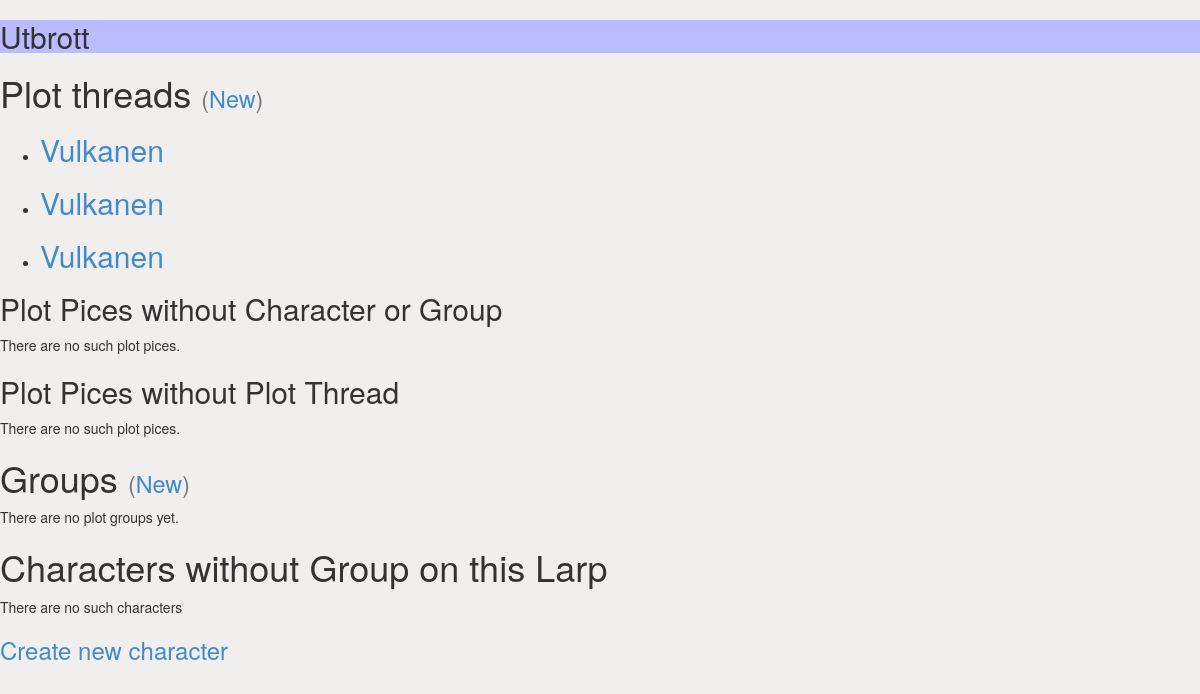
/GM/larp/3/plots/, run on an earlier commit of the app's database.
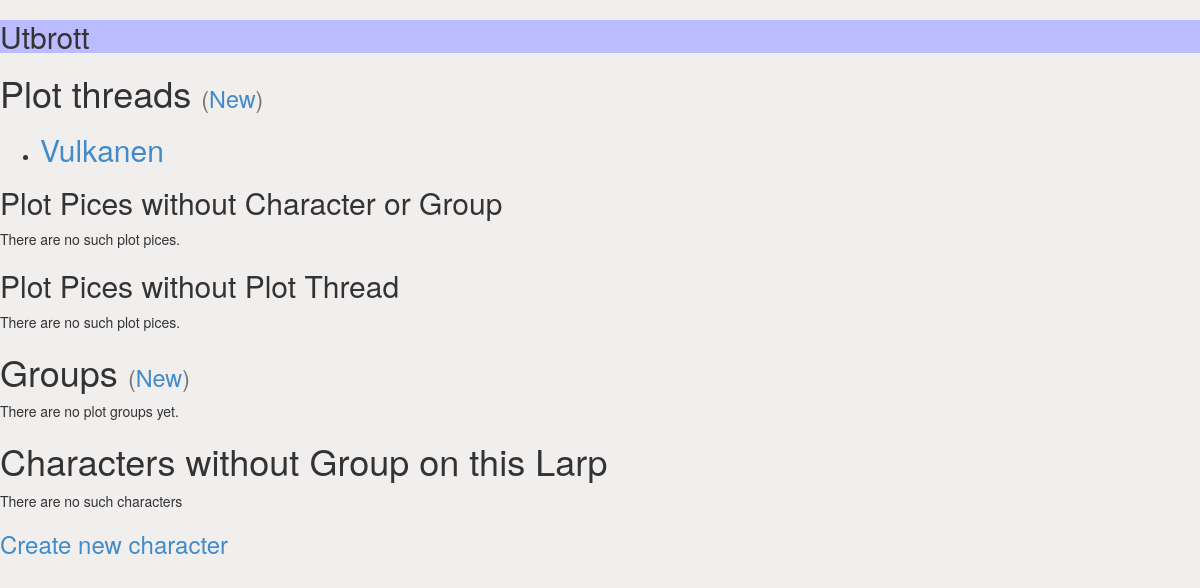
And on a later commit of the database.
### plots/models.py (models this page shows, shortened)
class BasicModel(models.Model):
    class Meta:
        abstract = True
        ordering = ['name']
    name = models.CharField(max_length=50)

class Larp(BasicModel):
    characters = models.ManyToManyField(
                'Character', null=True, blank=True, through='PersonalPlot')
    groups = models.ManyToManyField(
                'Group', null=True, blank=True, through='GroupPlot' )
    plot_threads = models.ManyToManyField(
                'PlotThread', null=True, blank=True, through='LarpPlotThread')

class LarpPlotThread(models.Model):
    larp = models.ForeignKey('Larp')
    plot_thread = models.ForeignKey('PlotThread')
    class Meta():
        unique_together = (('larp','plot_thread'),)
    plot_is_finished = models.BooleanField(default=False)
    plot_is_finished.verbose_name = "plot thread is finished"
    def name(self):
        return self.plot_thread.name
    def characters(self):
        return PersonalPlot.objects.filter(plotpice__in=self.plot_parts() )
    characters.help_text = (
         'Characters that have part in the plot line, not including group plots')
    characters.short_description = 'Characters involved'
    def characters_string(self):
        return ',\n '.join([character.name for character in self.characters().all()])
    characters_string.help_text = characters.help_text
    characters_string.short_description = characters.short_description
    characters_string.verbose_name = 'characters'
    def groups(self):
        return GroupPlot.objects.filter(plotpice__in=self.plot_parts() )
    groups.help_text = (
        'Groupes that have part in the plot line, not including individual character plots')
    groups.short_description = 'Groupes involved'
    def groups_string(self):
        return ',\n '.join([group.name for group in self.groups().all()])
    groups_string.help_text = groups.help_text
    groups_string.short_description = groups.short_description
    groups_string.verbose_name = 'groups'
    def groups_incl_char(self):
        return GroupPlot.objects.filter(
                    models.Q( plotpice__in=self.plot_parts() ) |
                    models.Q( character__in=self.characters() )
               ).distinct()
    groups_incl_char.help_text = (
        'Groupes that have part in the plot line, including individual character plots')
    groups_incl_char.short_description = 'Someone in group is involved'
    groups_incl_char.verbose_name = 'groups incl. personal plots'
    def groups_incl_char_string(self):
        return ',\n '.join([group.name for group in self.groups_incl_char().all()])
    groups_incl_char_string.short_description = groups_incl_char.short_description
    groups_incl_char_string.help_text = groups_incl_char.help_text
    groups_incl_char_string.verbose_name = groups_incl_char.verbose_name

class PlotThread(BasicModel):
    summery = models.TextField(blank=True, default='')
    larps = models.ManyToManyField(
                'Larp', null=True, blank=True, through='LarpPlotThread')

### plots/GM/views.py (the view)
# urls.py: url(r'^larp/(?P<id>\d+)/plots/$', views.larp_plots, name='larp_plots'),
def larp_plots(request, id):
    larp = get_object_or_404(Larp, pk=id)
    larp_plot_threads = larp.larpplotthread_set.all()
    groups = larp.groups.all()
    characters = larp.characters.all()
    return render(request, 'plots/GM/larp_plots.html',
              { 'larp': larp,
                'larp_plot_threads': larp_plot_threads,
                'groups': groups,
                'characters': characters,
                'characters_without_group':
                   [character for character in characters
                    if list( character.groups.filter(larp=larp) )==[] ],
                'plot_pices_without_character_or_group':
                   [plot_pice for plot_pice in larp.plotpice_set.all()
                    if (list( plot_pice.characters.filter(larp=larp) )==[]
                        and list( plot_pice.groups.filter(larp=larp) )==[] ) ],
                'plot_pices_without_plot_thread':
                   [plot_pice for plot_pice in larp.plotpice_set.all()
                    if list( plot_pice.plot_threads.filter(larp=larp) )==[] ],
                } )

### plots/templates/plots/GM/larp_plots.html (shortened to what this page needs)
{% extends "plots/GM/basic.html" %}
{% block body %}
<h1> Plot threads <small>(<a href="{% url 'GM:new_larp_plot_thread' larp.id %}">New</a>)</small></h1>
{% if larp_plot_threads %}
    <ul>
    {% for larp_plot_thread in larp_plot_threads %}
        <li>
        <h2> <a href="{% url 'GM:plots' 'larp_plot_thread' larp_plot_thread.id %}">
        {{ larp_plot_thread.name }} </a> </h2>
        </li>
    {% endfor %}
    </ul>
{% else %}
    <p>There are no plot threads yet.</p>
{% endif %}
<h2> Plot Pices without Character or Group </h2>
{% if plot_pices_without_character_or_group %}
    <ul>
    {% for plot_pice in plot_pices_without_character_or_group %}
        <li>
        <h3> <a href="{% url 'GM:plot_pice' larp.id plot_pice.id %}">
        {{ plot_pice }} </a> </h3>
        </li>
    {% endfor %}
    </ul>
{% else %}
    <p>There are no such plot pices.</p>
{% endif %}
<h2> Plot Pices without Plot Thread </h2>
{% if plot_pices_without_plot_thread %}
    <ul>
    {% for plot_pice in plot_pices_without_plot_thread %}
        <li>
        <h3> <a href="{% url 'GM:plot_pice' larp.id plot_pice.id %}">
        {{ plot_pice }} </a> </h3>
        </li>
    {% endfor %}
    </ul>
{% else %}
    <p>There are no such plot pices.</p>
{% endif %}
<h1> Groups <small>(<a href="{% url 'GM:new_group' larp.id %}">New</a>)</small> </h1>
{% if groups %}
    <ul>
    {% for group in groups %}
        <li>
        <h2>
        {{ group.name }}
        (<a href="{% url 'GM:group_plot' larp.id group.id %}">Plot</a>,
         <a href="{% url 'GM:group' larp.id group.id %}">Edit</a>,
         <a href="{% url 'GM:members' larp.id group.id %}">Members</a>)
        </h2>
        <ul>
        {% for character in group.character_set.all %}
            <li>
            <h3>
            {{ character.heading|safe }}
            (<a href="{% url 'GM:personal_plot' larp.id character.id %}">Plot</a>,
             <a href="{% url 'GM:character' larp.id character.id %}">Edit</a>)
            </h3>
            </li>
        {% endfor %}
        </ul>
        </li>
    {% endfor %}
    </ul>
{% else %}
    <p>There are no plot groups yet.</p>
{% endif %}
<h1> Characters without Group on this Larp </h1>
{% if characters_without_group %}
    <ul>
    {% for character in characters_without_group %}
        <li>
        <h3>
        {{ character.heading|safe }}
        (<a href="{% url 'GM:personal_plot' larp.id character.id %}">Plot</a>,
         <a href="{% url 'GM:character' larp.id character.id %}">Edit</a>)
        </h3>
        </li>
    {% endfor %}
    </ul>
{% else %}
    <p> There are no such characters </p>
{% endif %}
<h3>
<a href="{% url 'GM:new_character' larp.id %}">Create new character</a>
</h3>
{% endblock %}

### plots/templates/plots/GM/basic.html (shortened to what this page needs)
<!DOCTYPE html>
<html lang="en">
<head>
    {% load staticfiles %}
    <link rel="stylesheet" href="{% static 'plots/bootstrap.css' %}">
</head>
<body>
{% if larp %}
<div class="larp-title">
    <h2>
        {{ larp.name }}
    </h2>
</div>
{% endif %}
{% block body %}
{% endblock %}
</body>
</html>

What changed in the data, as far as the page shows it:
removed LarpPlotThread: name "Vulkanen"
removed LarpPlotThread: name "Vulkanen"
